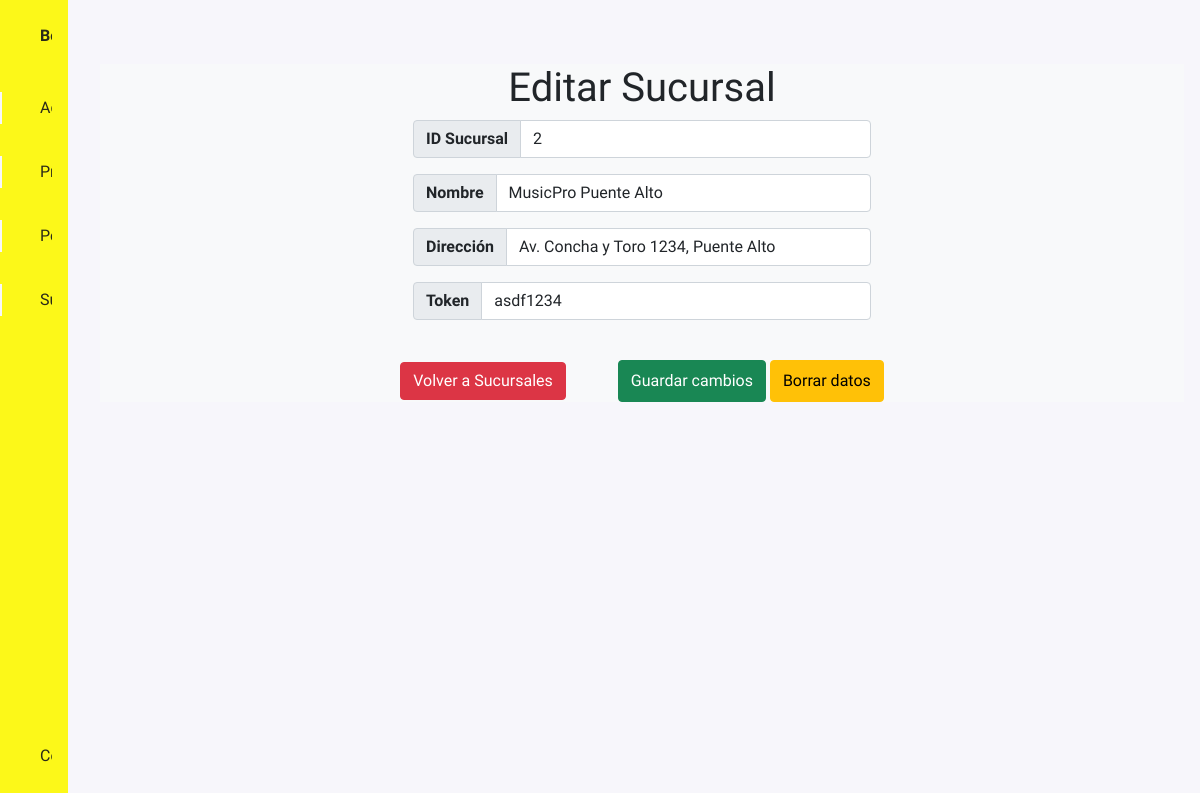
Page /bodega/sucursales/2/edit (signed in) on the earlier database version.
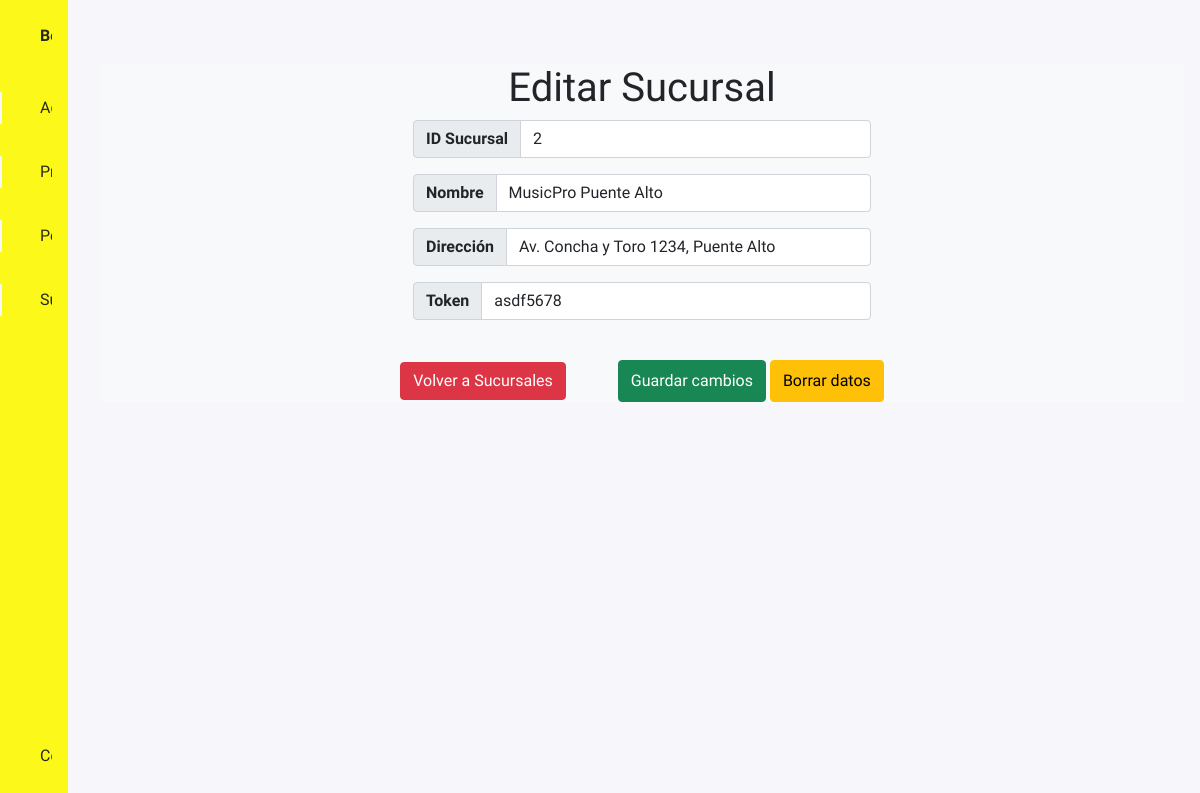
Same page on the later database version.
### bodega/models.py (models this page shows, shortened)
class Sucursal(models.Model):
    id_sucursal = models.PositiveIntegerField(primary_key=True, verbose_name='ID Sucursal', unique=True)
    nombre = models.CharField(verbose_name='Nombre', null=False, max_length=150)
    direccion = models.CharField(verbose_name='Dirección', null=False, max_length=120)
    correo = models.EmailField(verbose_name='Correo', default="quetransitamen@gmail.com")
    token = models.CharField(verbose_name="Token", max_length=12, unique=True, default='secret')
    class Meta:
        verbose_name='sucursal'
        verbose_name_plural='sucursales'
        ordering=['id_sucursal']

### bodega/views.py (the view, shortened to what this page needs)
# urls.py: path('bodega/sucursales/<int:id_sucursal>/edit', sucursal_edit, name="sucursal_edit"),
@login_required
def sucursal_edit(request, id_sucursal):
    try:
        sucursal = Sucursal.objects.get(id_sucursal=id_sucursal)
        if sucursal:
            form = SucursalForm(instance = sucursal)
        else:
            return redirect(reverse('sucursal_list') + "?FAIL")
        return render(request,'core/sucursal/sucursal_edit.html',{'form':form})
    except:
        return redirect(reverse('sucursal_list') + "?FAIL")

### bodega/forms.py
class SucursalForm(ModelForm):
    class Meta:
        model = Sucursal
        fields = [
            'id_sucursal',
            'nombre',
            'direccion',
            'correo',
            'token',
        ]
        labels = {
            'id_sucursal' : 'ID Sucursal',
            'nombre' : 'Nombre de Sucursal',
            'direccion' : 'Dirección',
            'correo' : 'Correo',
            'token' : 'Token',
        }
        widgets = {
            'id_sucursal' : forms.TextInput(attrs={'type':'number','class':'form-control'}),
            'nombre' : forms.TextInput(attrs={'class':'form-control', 'size':150}),
            'direccion' : forms.TextInput(attrs={'class':'form-control', 'size':120}),
            'correo' : forms.TextInput(attrs={'type':'email', 'class':'form-control', 'size':320, 'placeholder':'nombre@ejemplo.com'}),
            'token' : forms.TextInput(attrs={'class':'form-control','size':12}),
        }

### bodega/templates/core/sucursal/sucursal_edit.html (shortened to what this page needs)
{% extends 'core/base.html' %}
{% load static %}
{% block content %}
<div class="container mt-4 mb-4">
    <div class="row">
        <h1 class="text-center">Editar Sucursal</h1>
        <br>
        <form action="" method="POST">
            <div class="row mx-5 justify-content-center">
                <div class="col-6">
                    <div class="form-group mb-3">
                        <div class="row mb-3">
                            <div class="col input-group">
                                <label for="id_sucursal" class="input-group-text fw-bold">ID Sucursal</label>
                                {{form.id_sucursal}}
                            </div>
                        </div>
                        <div class="row mb-3">
                            <div class="col input-group">
                                <label for="nombre" class="input-group-text fw-bold">Nombre</label>
                                {{form.nombre}}
                            </div>
                        </div>
                        <div class="row mb-3">
                            <div class="col input-group">
                                <label for="direccion" class="input-group-text fw-bold">Dirección</label>
                                {{form.direccion}}
                            </div>
                        </div>
                        <div class="row mb-3">
                            <div class="col input-group">
                                <label for="token" class="input-group-text fw-bold">Token</label>
                                {{form.token}}
                            </div>
                        </div>
                    </div>
                </div>
            </div>
            <div class="text-center mt-4">
                <a href="{% url 'sucursal_list' %}" class="btn btn-danger me-5">Volver a Sucursales</a>
                <input type="submit" class="btn btn-success btn-block py-2" id="edit" value="Guardar cambios">
                <input type="reset" class="btn btn-warning btn-block py-2" id="clear" value="Borrar datos">
            </div>
        </form>
    </div>
</div>
{% endblock %}

Differences in the rows shown:
changed Sucursal "MusicPro Puente Alto": token "asdf1234" → "asdf5678"
